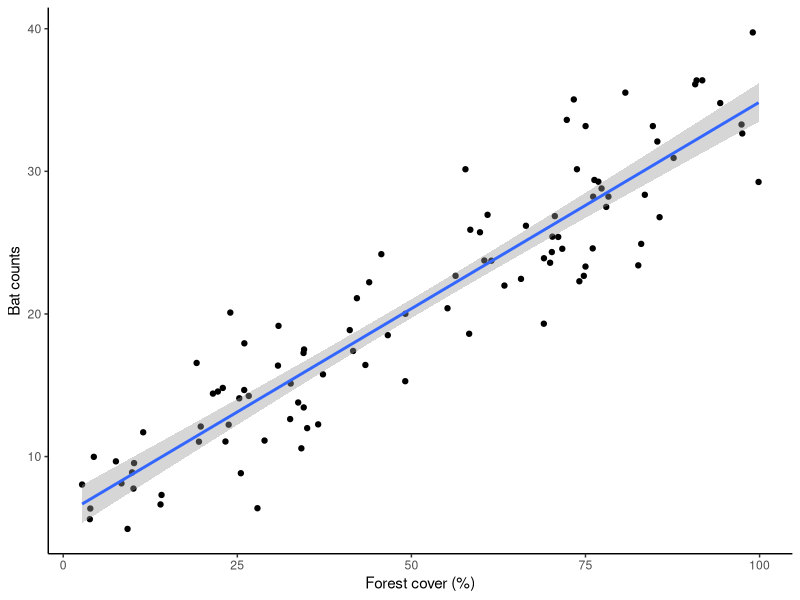
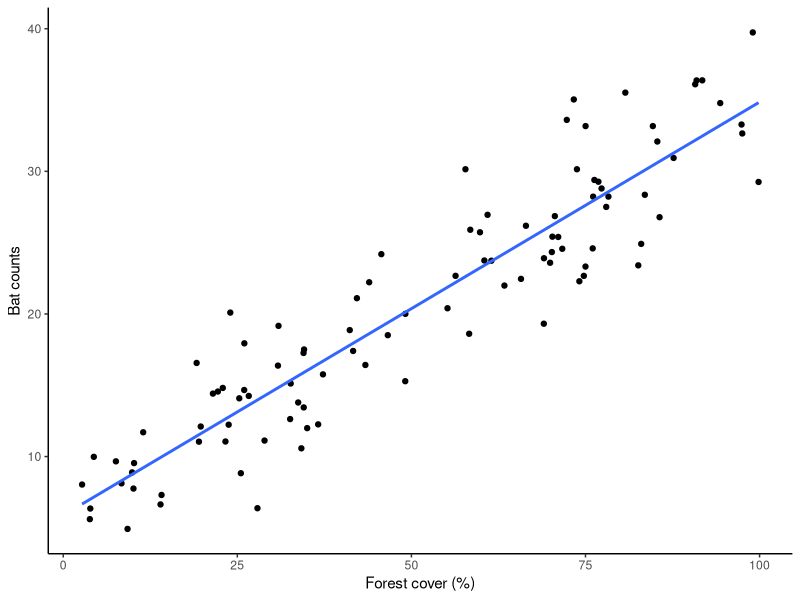
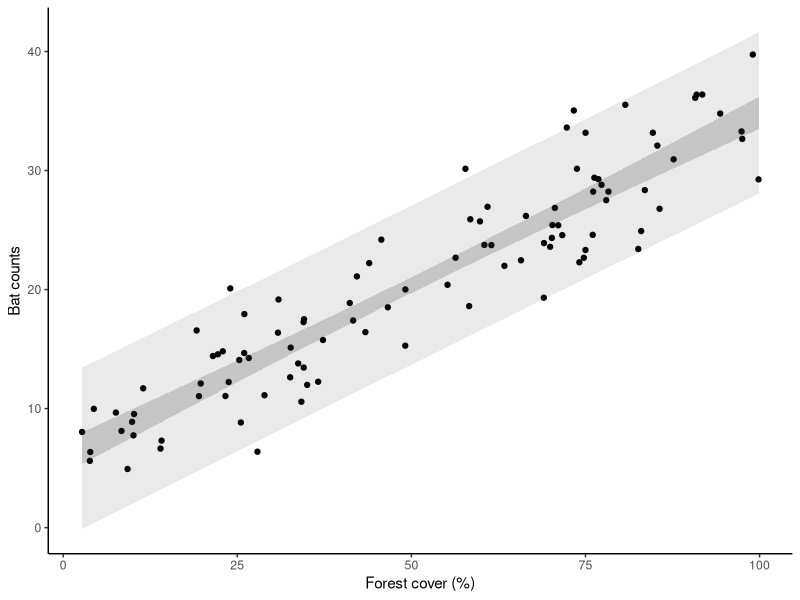

Generate these figures, in order, with R:
## ---- chunk 1
#Trick to get smaller R code size with out resorting to LaTeX text sizes
def.chunk.hook  <- knitr::knit_hooks$get("chunk")
knitr::knit_hooks$set(chunk = function(x, options) {
  x <- def.chunk.hook(x, options)
  ifelse(options$size != "normalsize", paste0("\n \\", options$size,"\n\n", x, "\n\n \\normalsize"), x)
})

knitr::opts_chunk$set(echo = FALSE, eval = TRUE, message=TRUE, warning=TRUE, size = 'footnotesize')
library(MASS) #glm.nb
library(tidyverse)
theme_set(theme_classic())
library(ggeffects)
library(ggpubr)
library(knitr)

#Generate data 
n <- 100
x <- runif(n,0,100)
yhat <- 5 + 0.3*x #Expected value
# y1 <- rpois(n,exp(yhat))  #Poisson process
y1 <- abs(rnorm(n,yhat,3)) #Normal process
d1 <- data.frame(x,yhat,y1) #Dataframe
# ggplot(d1,aes(x,y1))+geom_point()

## ---- chunk 2
ggplot(d1,aes(x,y1))+geom_point() + labs(x='Forest cover (%)',y='Bat counts') + 
  geom_smooth(method='lm',formula=y~x)
## ---- chunk 3
ggplot(d1,aes(x,y1))+geom_point() + labs(x='Forest cover (%)',y='Bat counts') + 
  geom_smooth(method='lm',se=FALSE,formula=y~x)
## ---- chunk 4
ggplot(d1,aes(x,y1))+geom_point() + labs(x='Forest cover (%)',y='Bat counts') + 
  geom_ribbon(data=data.frame(d1, predict(lm(y1~x,data=d1), interval = "confidence")),
              aes(x=x,ymax=upr,ymin=lwr),alpha=0.2)+
  geom_ribbon(data=data.frame(d1, predict(lm(y1~x,data=d1), interval = "prediction")),
              aes(x=x,ymax=upr,ymin=lwr),alpha=0.1)
